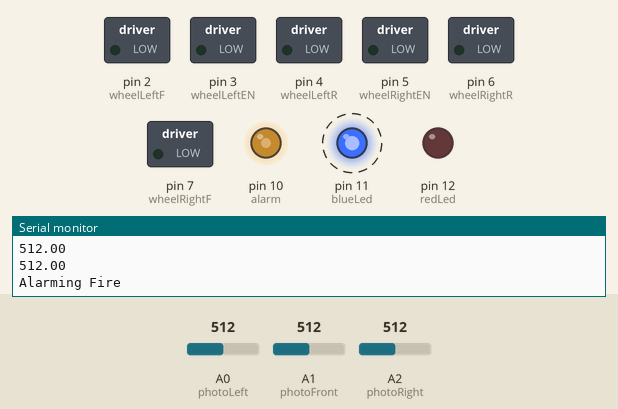
Recording of a sketch running on a simulated Arduino Uno, built with avr-gcc and run on an emulated ATmega328P. Shown: switched loads named in the sketch (green lamp = pin HIGH), output pins drawn as LEDs (lit = HIGH), the last lines printed to the serial monitor. Dashed ring = blinking. The test bench sets the inputs (shaded band); at power-on: A1 (photoFront) = 512, A0 (photoLeft) = 512, A2 (photoRight) = 512.

Above: at 7.2 s.
7.3 s: A1 (photoFront) set to 333
12.2 s: A1 (photoFront) set to 303
At 17.1 s:
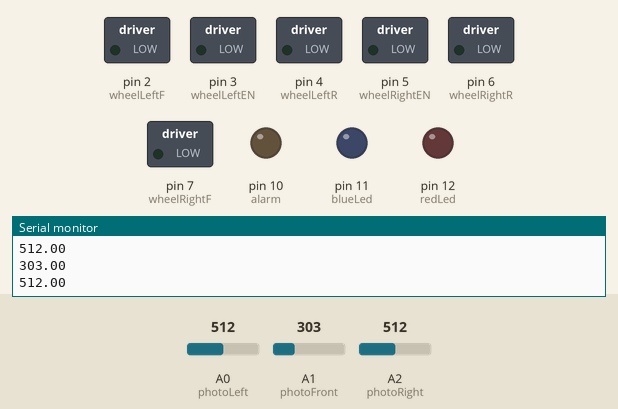
17.5 s: A0 (photoLeft) set to 150
At 18.4 s:
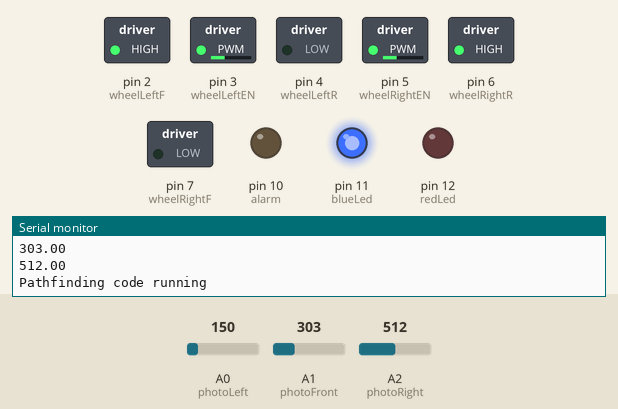
20.3 s: A2 (photoRight) set to 316
23.1 s: A2 (photoRight) set to 286
At 23.96 s:
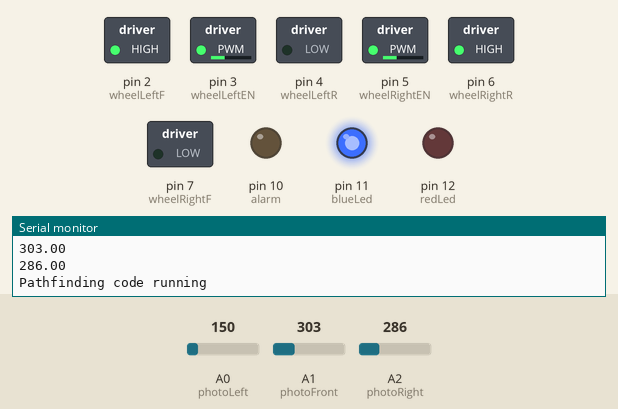
26.9 s: A0 (photoLeft) set to 171
33.0 s: A0 (photoLeft) set to 203
At 33.78 s:
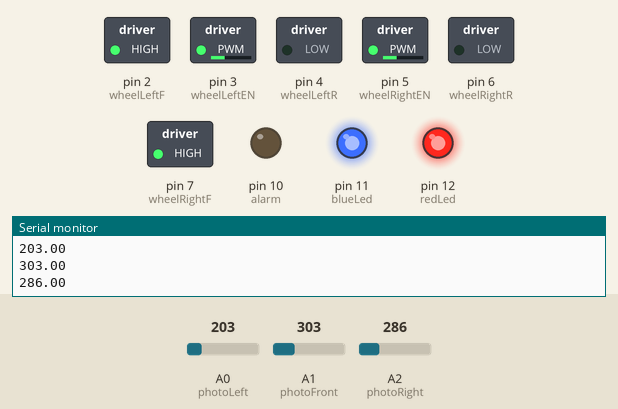
Timing chart, 0 to 37.5 s (numbered marks = the images above; inputs shaded):
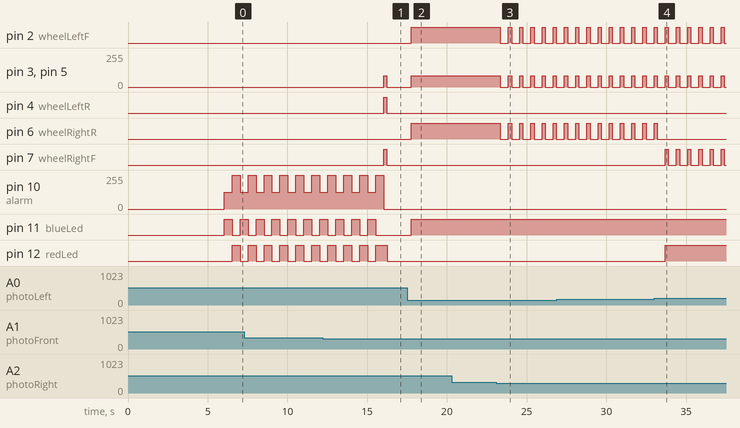

The sketch:

main.ino
```cpp
// Giving all used pins a friendly name
const int photoLeft = A0;
const int photoFront = A1;
const int photoRight = A2;

const int sonarTrig = 8;
const int sonarEcho = 9;

int wheelLeftF = 2;
int wheelLeftR = 4;
int wheelLeftEN = 3;
int wheelRightF = 7;
int wheelRightR = 6;
int wheelRightEN = 5;

int alarm = 10;

int blueLed = 11;
int redLed = 12;

// Initializing sensor values
float valueLeft;
float valueFront;
float valueRight;

float durationSonar; // Value in microseconds
float distanceSonar; // Value in centimeters
float valueSonar; // Value in centimeters

// Initializing conditional booleans
bool maxDistanceReached; // Checks whether agent is too close to source
bool frontLargest; // Checks whether front sensor gives highest output
bool sourceCentered; // Checks whether source is centered between left and right sensors
bool fireExists; // Speaks for itself
bool fireFound; // Also
bool initialRun = 1; // Initial run has some goofy issues, so we skip the entire loop after setting sensor values

// PARAMETERS //

int errorMargin = 100; // Margin that is allowed for source light to be considered centered

int maxFireValue = 320; // Maximum value that photoFront can take before stopping wheels

int maxWallDistanceValue = 100; // Maximum value that sonar can take before turning around

int minimumFireValue = 160; // Minimum value that a photoresistor needs before it considers a light to be a fire

int wheelSpeed = 85; // RANGE: 0 - 255, adjusts motor values. Values above 75 might make it explode

bool elonMode = 0; // Don't mind this

// END PARAMETERS //

void turnLeft() {
  	digitalWrite(wheelRightF, HIGH);
  	digitalWrite(wheelLeftR, HIGH);
  	analogWrite(wheelLeftEN, wheelSpeed);
  	analogWrite(wheelRightEN, wheelSpeed);
    digitalWrite(redLed, HIGH);
}

void turnRight() {
    digitalWrite(wheelRightR, HIGH);
  	digitalWrite(wheelLeftF, HIGH);
  	analogWrite(wheelLeftEN, wheelSpeed);
  	analogWrite(wheelRightEN, wheelSpeed);
    digitalWrite(blueLed, HIGH);
}

void forwardDrive() {
    digitalWrite(wheelRightF, HIGH);
  	digitalWrite(wheelLeftF, HIGH);
  	analogWrite(wheelLeftEN, wheelSpeed);
  	analogWrite(wheelRightEN, wheelSpeed);
    digitalWrite(blueLed, HIGH);
    digitalWrite(redLed, HIGH);
}

void reverseDrive() {
    digitalWrite(wheelRightR, HIGH);
  	digitalWrite(wheelLeftR, HIGH);
  	analogWrite(wheelLeftEN, wheelSpeed);
  	analogWrite(wheelRightEN, wheelSpeed);
}

void allStop() {
    digitalWrite(wheelRightF, LOW);
  	digitalWrite(wheelLeftR, LOW);
    digitalWrite(wheelLeftF, LOW);
    digitalWrite(wheelRightR, LOW);
  	analogWrite(wheelLeftEN, 0);
  	analogWrite(wheelRightEN, 0);
}

void runAlarm(int loops) {
    for (int i = 0; i < loops; i++) {
        digitalWrite(blueLed, HIGH);
        analogWrite(alarm, 127);
        delay(500);
        digitalWrite(blueLed, LOW);
        digitalWrite(redLed, HIGH);
        analogWrite(alarm, 255);
        delay(500);
        digitalWrite(redLed, LOW);
    }
    digitalWrite(redLed, LOW);
    digitalWrite(blueLed, LOW);
    analogWrite(alarm, 0);
}

void setup() {
    // Pin declarations for sensors
    pinMode(photoLeft, INPUT);
    pinMode(photoFront, INPUT);
    pinMode(photoRight, INPUT);

    pinMode(sonarEcho, INPUT);
    pinMode(sonarTrig, OUTPUT); // Output because the Sonar module requires a trigger to function. Not technically a sensor, but... deal with it

    // Pin declarations for servos
    pinMode(wheelLeftF, OUTPUT);
    pinMode(wheelLeftR, OUTPUT);
    pinMode(wheelLeftEN, OUTPUT);
    pinMode(wheelRightF, OUTPUT);
    pinMode(wheelRightR, OUTPUT);
    pinMode(wheelRightEN, OUTPUT);

    pinMode(blueLed, OUTPUT);
    pinMode(redLed, OUTPUT);

    pinMode(alarm, OUTPUT);

    Serial.begin(9600); // Don't change this, it messes with the output console

    if (elonMode) {
        // Puts itself into a situation where it shouldn't be, hallucinates a problem, declares it solved the problem, then does nothing until you forcefully kill the process
        forwardDrive();
        delay(500);
        allStop();

        fireExists = 1;
        Serial.println("I extinguished the fire!");
        while (1) {
            delay(1000);
        }
    }

    // Countdown before main loop starts, so it doesn't immediately run off when uploading code
    // Yes, it's repetitive and ugly
    delay(1000);
    digitalWrite(blueLed, HIGH);
    delayMicroseconds(5000);
    digitalWrite(blueLed, LOW);
    delay(1000);
    digitalWrite(blueLed, HIGH);
    delayMicroseconds(5000);
    digitalWrite(blueLed, LOW);
    delay(1000);
    digitalWrite(blueLed, HIGH);
    analogWrite(alarm, 127);
    delayMicroseconds(5000);
    digitalWrite(blueLed, LOW);
    analogWrite(alarm, 0);
    delay(1000);
    digitalWrite(redLed, HIGH);
    digitalWrite(blueLed, HIGH);
    analogWrite(alarm, 127);
    delayMicroseconds(5000);
    digitalWrite(redLed, LOW);
    digitalWrite(blueLed, LOW);
    analogWrite(alarm, 0);
    delay(1000);
    digitalWrite(redLed, HIGH);
    digitalWrite(blueLed, HIGH);
    analogWrite(alarm, 127);
    delayMicroseconds(5000);
    digitalWrite(redLed, LOW);
    digitalWrite(blueLed, LOW);
    analogWrite(alarm, 0);
    delay(1000);
}

void loop() {
    // Read and print the photoresistor values each loop iteration
    valueLeft = analogRead(photoLeft);
    valueFront = analogRead(photoFront);
    valueRight = analogRead(photoRight);

    digitalWrite(blueLed, LOW);
    digitalWrite(redLed, LOW);

    Serial.println(valueLeft);
    Serial.println(valueFront);
    Serial.println(valueRight);

    // The values don't update nicely in the first run, so we skip that one
  	if (initialRun) {
      	initialRun = 0;
    	return;
  	}

    // Evaluate all the booleans
    maxDistanceReached = (valueFront > maxFireValue);

    frontLargest =      (valueFront > valueLeft
                        and valueFront > valueRight);

    sourceCentered =    ((abs(valueLeft - valueRight) < errorMargin)
                        and not (valueFront == valueLeft and valueFront == valueRight));

    fireExists = (valueFront > minimumFireValue);

    // Alarm, if conditions are met is looped
    if (maxDistanceReached and fireExists) {
        Serial.println("Alarming Fire");
      	allStop();
        runAlarm(5);
        fireFound = 0;
        fireExists = 0;
        initialRun = 1;
        return;
    }
    // End alarm


    // Pathfinding code
    if (fireFound and not maxDistanceReached and not sourceCentered) {
        Serial.println("Pathfinding code running");
        while (valueLeft > valueFront) {
            allStop();
            delayMicroseconds(2);
            turnLeft();
            delay(200);
            allStop();
            valueLeft = analogRead(photoLeft);
            valueFront = analogRead(photoFront);
        }

        while (valueRight > valueFront) {
            allStop();
            delayMicroseconds(2);
            turnRight();
            delay(200);
            allStop();
            valueRight = analogRead(photoRight);
            valueFront = analogRead(photoFront);
        }
    }

    if (not maxDistanceReached) {
        if (sourceCentered and frontLargest) {
            allStop();
            delayMicroseconds(2);
            forwardDrive();
            delay(200);
            allStop();
        } else if (valueLeft > valueRight) {
            allStop();
            delayMicroseconds(2);
            turnLeft();
            delay(200);
            allStop();
        } else if (valueRight > valueLeft) {
            allStop();
            delayMicroseconds(2);
            turnRight();
            delay(200);
            allStop();
        }
    }
    // End pathfinding code

    // Searching loop: only gets executed if all other checks fail, therefore means only searches if no fire that satisfies the conditions is found
    while (not fireFound) {
        Serial.println("Searching loop running");
        allStop();
        turnLeft();

        delay(200);
        allStop();

        // Check new values
        valueLeft = analogRead(photoLeft);
        valueFront = analogRead(photoFront);
        valueRight = analogRead(photoRight);

        valueLeft = analogRead(photoLeft);
        valueFront = analogRead(photoFront);
        valueRight = analogRead(photoRight);

        fireFound = (valueLeft > minimumFireValue or valueRight > minimumFireValue or valueFront > minimumFireValue);

        if (fireFound) {
            Serial.println("Fire found!");
            return;
        } else {
            Serial.println("No fire found, restarting loop");
        }

    }
    // End search loop
    delay(500);
}
```

Measured:
- the behaviour switches between 321 and 320 on A1 (photoFront) (found by bisection; images 0 and 1)
- the behaviour switches between 304 and 303 on A2 (photoRight) (found by bisection; images 2 and 3)
- the behaviour switches between 186 and 187 on A0 (photoLeft) (found by bisection; images 3 and 4)
- after the input at 12.2 s, pin 3 (wheelLeftEN), pin 5 (wheelRightEN): 0/255 → 85/255 after 3.8 s, → 0/255 0.20 s later; pin 4 (wheelLeftR), pin 7 (wheelRightF): LOW → HIGH after 3.8 s, → LOW 0.20 s later; pin 11 (blueLed): goes on until 15.5 s, then stays LOW
- after the input at 17.5 s, pin 2 (wheelLeftF), pin 6 (wheelRightR), pin 11 (blueLed): LOW → HIGH after 0.25 s; pin 3 (wheelLeftEN), pin 5 (wheelRightEN): 0/255 → 85/255 after 0.25 s
- after the input at 23.1 s, pin 2 (wheelLeftF), pin 6 (wheelRightR): alternates HIGH for 0.20 s and LOW for 0.50 s, starting after 0.26 s; pin 3 (wheelLeftEN), pin 5 (wheelRightEN): alternates 85/255 for 0.20 s and 0/255 for 0.50 s, starting after 0.26 s
- after the input at 33.0 s, pin 6 (wheelRightR): goes on until 33.2 s, then stays LOW; pin 7 (wheelRightF): alternates HIGH for 0.20 s and LOW for 0.50 s, starting after 0.69 s; pin 12 (redLed): LOW → HIGH after 0.69 s
- by itself, pin 10 (alarm): repeats every 1.0 s: 127/255 0.50 s, 255/255 0.50 s
